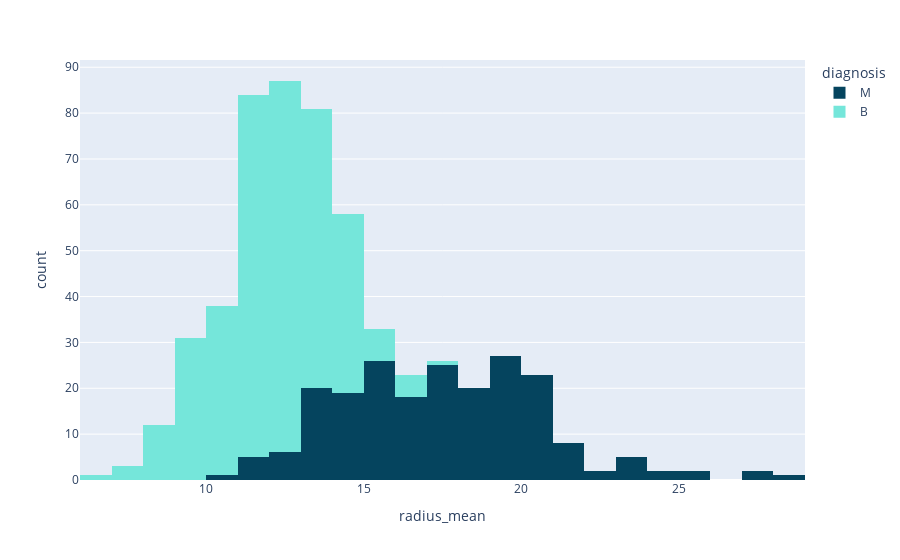

Write notebook code for a chart like this one.
### Code cell
px.histogram(data_frame=df,x='radius_mean',color='diagnosis',color_discrete_sequence=['#05445E','#75E6DA'])

### Figure 1 — Plotly figure (JSON) as saved in the notebook; plotly's stock layout.template omitted (floating-point values rounded to 4 significant figures; data arrays with more than 128 entries replaced by an {"elided": "..."} marker saying what was removed)
{"data": [{"alignmentgroup": "True", "bingroup": "x", "hovertemplate": "diagnosis=M<br>radius_mean=%{x}<br>count=%{y}<extra></extra>", "legendgroup": "M", "marker": {"color": "#05445E", "pattern": {"shape": ""}}, "name": "M", "offsetgroup": "M", "orientation": "v", "showlegend": true, "type": "histogram", "x": {"elided": "212 float values"}, "xaxis": "x", "yaxis": "y"}, {"alignmentgroup": "True", "bingroup": "x", "hovertemplate": "diagnosis=B<br>radius_mean=%{x}<br>count=%{y}<extra></extra>", "legendgroup": "B", "marker": {"color": "#75E6DA", "pattern": {"shape": ""}}, "name": "B", "offsetgroup": "B", "orientation": "v", "showlegend": true, "type": "histogram", "x": {"elided": "357 float values"}, "xaxis": "x", "yaxis": "y"}], "layout": {"barmode": "relative", "legend": {"title": {"text": "diagnosis"}, "tracegroupgap": 0}, "margin": {"t": 60}, "xaxis": {"anchor": "y", "domain": [0, 1], "title": {"text": "radius_mean"}}, "yaxis": {"anchor": "x", "domain": [0, 1], "title": {"text": "count"}}}}
